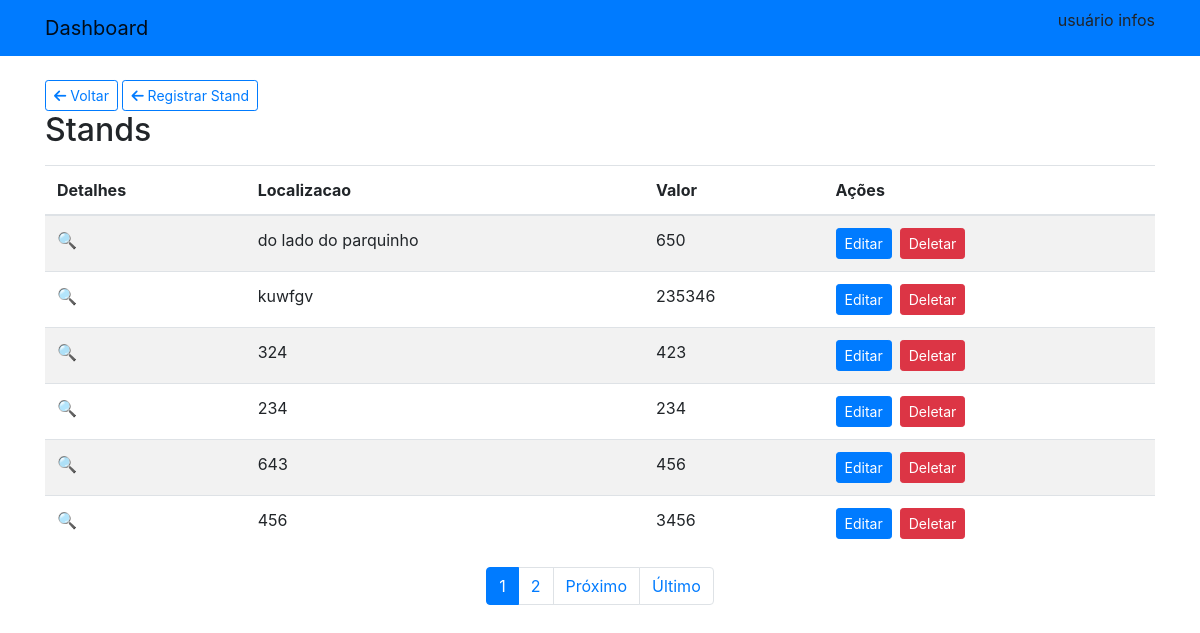
Before: /stands/stands/ with the older database file.
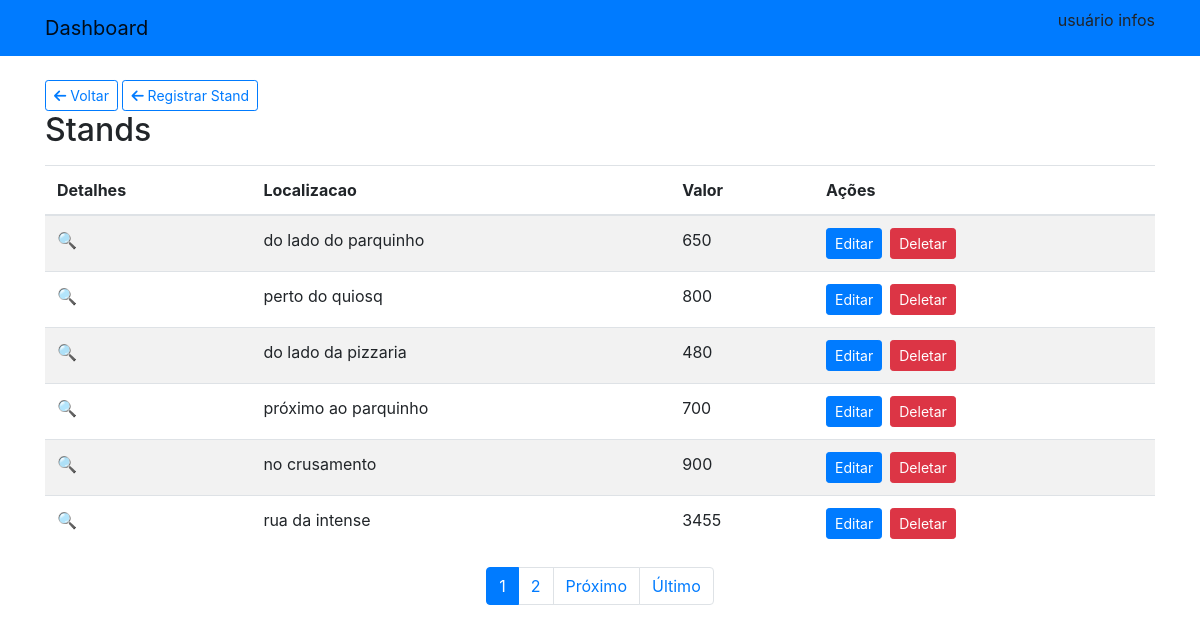
After: the same page with the newer database file.
### stands/models.py (models this page shows, shortened)
class Stand(models.Model):
    localizacao = models.CharField(max_length=160)
    cumprimento = models.IntegerField()
    largura = models.IntegerField()
    valor = models.IntegerField()
    imagem = models.ImageField(upload_to='media')

### stands/views.py (the view)
# urls.py: path('stands/', StandListView.as_view(), name='stands'),
class StandListView(ListView):
    model = Stand
    paginate_by = 6
    template_name = 'standlist.html'

### stands/templates/standlist.html (shortened to what this page needs)
{% extends 'base.html' %}
{% load bootstrap4 %}
{% block content %}
<div class="container mt-4">
    <a class="btn btn-outline-primary btn-sm" href="{% url 'home' %}">
        <i class="fas fa-arrow-left"></i> Voltar
    </a>
    <a class="btn btn-outline-primary btn-sm" href="{% url 'cria_stand' %}">
        <i class="fas fa-arrow-left"></i> Registrar Stand
    </a>
    <h2>Stands</h2>
    <table class="table table-striped mt-3">
        <thead class="thead-primary">
            <tr>
                <th>Detalhes</th>
                <th>Localizacao</th>
                <th>Valor</th>
                <th>Ações</th>
            </tr>
        </thead>
        <tbody>
            {% for item in object_list %}
            <tr>
                <td>
                    <a href="{% url 'stands_detail' item.pk %}">
                      &#128269;
                    </a>
                </td>
                <td>{{ item.localizacao }}</td>
                <td>{{ item.valor }}</td>
                <td>
                    <div class="d-flex align-items-center">
                        <a href="{% url 'update_stand' item.pk %}" class="btn btn-primary btn-sm mr-2">
                            Editar
                        </a>
                        <a href="{% url 'delete_stand' item.pk %}" class="btn btn-danger btn-sm">
                            Deletar
                    </a>
                    </div>
                </td>
            </tr>
            {% endfor %}
        </tbody>
    </table>
    <div class="row">
        <div class="col-lg-12">
            {% if page_obj.has_other_pages %}
                <nav>
                    <ul class="pagination justify-content-center">
                        {% for page_number in page_obj.paginator.page_range %}
                            {% if page_number <= page_obj.number|add:3 and page_number >= page_obj.number|add:-3 %}
                                {% if page_obj.number == page_number %}
                                    <li class="page-item active">
                                        <a class="page-link" href="?page={{ page_number }}">
                                            {{ page_number }}
                                        </a>
                                    </li>
                                {% else %}
                                    <li class="page-item">
                                        <a class="page-link" href="?page={{ page_number }}">
                                            {{ page_number }}
                                        </a>
                                    </li>
                                {% endif %}
                            {% endif %}
                        {% endfor %}
                        {% if page_obj.has_next %}
                            <li class="page-item">
                                <a class="page-link" href="?page={{ page_obj.next_page_number }}">
                                    Próximo
                                </a>
                            </li>
                            <li class="page-item">
                                <a class="page-link" href="?page={{ page_obj.paginator.num_pages }}">
                                    Último
                                </a>
                            </li>
                        {% endif %}
                    </ul>
                </nav>
            {% endif %}
        </div>
    </div>
</div>
{% endblock %}

### reservas/templates/base.html (shortened to what this page needs)
{% load bootstrap4 %}
<!DOCTYPE html>
<html lang="en">
<head>
    {% bootstrap_css %}
</head>
<body>
    <nav class="navbar navbar-expand-lg navbar-light bg-primary">
        <div class="container">
            <a class="navbar-brand" href="{% url 'home' %}">Dashboard</a>
            <div class="collapse navbar-collapse" id="navbarNav">
                <ul class="navbar-nav ml-auto">
                    <li class="nav-item">
                        <p>usuário infos</p>
                    </li>
                </ul>
            </div>
        </div>
    </nav>
        {% block content %}
        {% endblock %}
</body>
</html>

Changed rows visible on the page:
changed Stand: localizacao "kuwfgv" → "perto do quiosq"; valor "235346" → "800"
changed Stand: localizacao "324" → "do lado da pizzaria"; valor "423" → "480"
changed Stand: localizacao "234" → "próximo ao parquinho"; valor "234" → "700"
changed Stand: localizacao "643" → "no crusamento"; valor "456" → "900"
changed Stand: localizacao "456" → "rua da intense"; valor "3456" → "3455"
